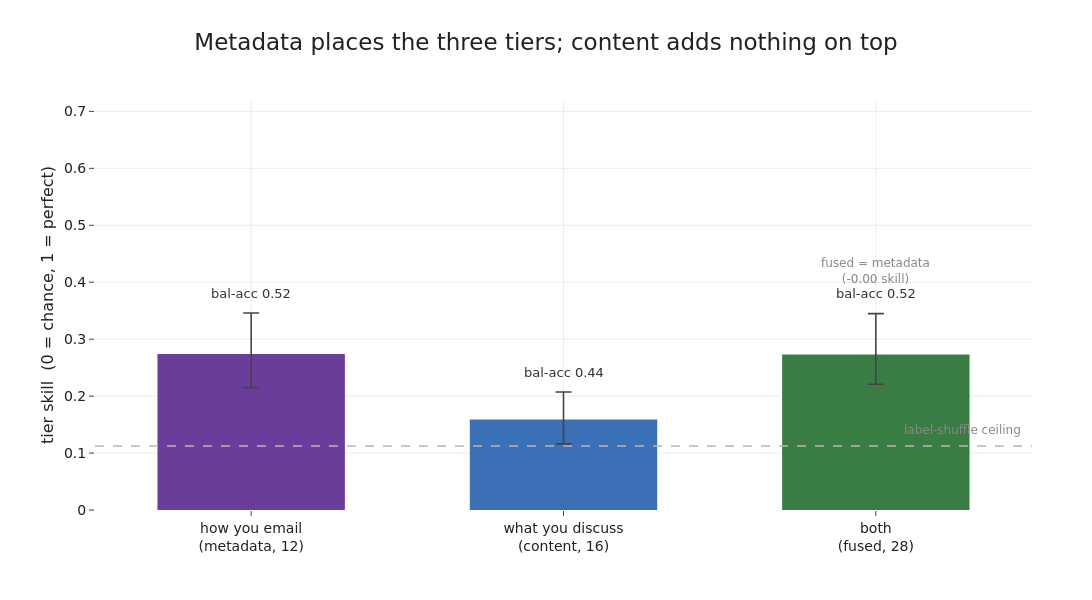

Notebook code cell kept with this figure:
### Markdown cell above
## Placing the tier from each window

Each window runs a multinomial logistic model, scored by balanced accuracy so each tier counts equally, and put on a tier-skill scale where zero is chance and one is perfect. Forty repeated cross-validation splits give the spread, and shuffling the tier labels gives the dashed floor.

### Code cell
# ===== Experiment 1: collapse the 7 rungs to 3 tiers =====
TIER_X = {1: 0, 2: 1, 3: 1, 4: 2, 5: 2, 6: 2, 7: 2}   # workers / management / executives (MD..CEO)
TIER_Y = {1: 0, 2: 1, 3: 1, 4: 1, 5: 2, 6: 2, 7: 2}   # alt: MD read as management
def tiers(m): return np.array([m[int(r)] for r in y_rank])
yX, yY = tiers(TIER_X), tiers(TIER_Y)
TIER_NAMES = ["workers", "management", "executives"]
print("grouping X sizes", np.bincount(yX), "| grouping Y sizes", np.bincount(yY))

def oof_tier(X, y, rs):
    clf = make_pipeline(StandardScaler(), LogisticRegression(max_iter=5000, class_weight="balanced"))
    p = cross_val_predict(clf, X, y, cv=StratifiedKFold(10, shuffle=True, random_state=rs))
    return balanced_accuracy_score(y, p), f1_score(y, p, average="macro")

R = 40
CHANCE = 1 / 3
def skill(ba): return (np.asarray(ba) - CHANCE) / (1 - CHANCE)
res = {}
for k, X in blocks.items():
    arr = np.array([oof_tier(X, yX, r) for r in range(R)])
    res[k] = dict(ba=arr[:, 0], f1=arr[:, 1])
for k in order3:
    print(f"{k:9s} bal-acc {res[k]['ba'].mean():.3f}  macroF1 {res[k]['f1'].mean():.3f}  "
          f"tier-skill {skill(res[k]['ba']).mean():.3f}")
baY = np.array([oof_tier(Xf, yY, r)[0] for r in range(R)])
print(f"grouping Y fused bal-acc {baY.mean():.3f}  (X fused {res['fused']['ba'].mean():.3f})")

# permutation null on the fused model: shuffle tier labels
rng = np.random.default_rng(0)
NP = 200
null = np.array([oof_tier(Xf, rng.permutation(yX), 0)[0] for _ in range(NP)])
null95 = float(np.percentile(null, 95))
print(f"label-shuffle null bal-acc: mean {null.mean():.3f}  95th {null95:.3f}")

# fused-minus-metadata increment, fixed fold
dba = res["fused"]["ba"] - res["metadata"]["ba"]
print(f"fused - metadata bal-acc: {dba.mean():+.3f} [{np.percentile(dba,2.5):+.3f},{np.percentile(dba,97.5):+.3f}]")

# ---- g1: tier skill of the three blocks ----
def stat(arr):
    m = arr.mean(); return m, np.percentile(arr, 97.5) - m, m - np.percentile(arr, 2.5)
fig = go.Figure()
ms = [stat(skill(res[k]["ba"])) for k in order3]
fig.add_trace(go.Bar(x=[LBL[k] for k in order3], y=[m[0] for m in ms],
    marker_color=[COL3[k] for k in order3], width=0.6,
    error_y=dict(type="data", symmetric=False, array=[m[1] for m in ms], arrayminus=[m[2] for m in ms],
                 color="#444", thickness=1.6, width=8), showlegend=False))
for k, m in zip(order3, ms):
    fig.add_annotation(x=LBL[k], y=m[0] + m[1] + 0.035,
        text=f"bal-acc {res[k]['ba'].mean():.2f}", showarrow=False, font=dict(size=13, color="#333"))
fig.add_hline(y=skill(null95), line=dict(color=GREY, dash="dash", width=1.6))
fig.add_annotation(xref="paper", x=0.99, xanchor="right", y=skill(null95) + 0.028,
    text="label-shuffle ceiling", showarrow=False, font=dict(size=12, color="#888"))
fig.add_annotation(x=LBL["fused"], y=stat(skill(res["fused"]["ba"]))[0] + stat(skill(res["fused"]["ba"]))[1] + 0.075,
    text=f"fused = metadata<br>({2*dba.mean():+.02f} skill)", showarrow=False, font=dict(size=12, color="#888"))
fig.update_yaxes(title_text="tier skill  (0 = chance, 1 = perfect)", range=[0, 0.72])
fig.update_layout(title="Metadata places the three tiers; content adds nothing on top",
    bargap=0.34)
save_fig(fig, "g1_tier_skill.png", w=1200, h=600, margin=dict(l=95, r=60, t=100, b=90))

### Figure 1 — Plotly figure (JSON) as saved in the notebook; plotly's stock layout.template omitted (floating-point values rounded to 4 significant figures)
{"data": [{"error_y": {"array": [0.07191, 0.04856, 0.07172], "arrayminus": [0.05923, 0.0426, 0.05234], "color": "#444", "symmetric": false, "thickness": 1.6, "type": "data", "width": 8}, "marker": {"color": ["#6a3d9a", "#3b6fb6", "#3a7d44"]}, "showlegend": false, "type": "bar", "width": 0.6, "x": ["how you email<br>(metadata, 12)", "what you discuss<br>(content, 16)", "both<br>(fused, 28)"], "y": [0.2741, 0.1587, 0.2731]}], "layout": {"annotations": [{"font": {"color": "#333", "size": 13}, "showarrow": false, "text": "bal-acc 0.52", "x": "how you email<br>(metadata, 12)", "y": 0.381}, {"font": {"color": "#333", "size": 13}, "showarrow": false, "text": "bal-acc 0.44", "x": "what you discuss<br>(content, 16)", "y": 0.2423}, {"font": {"color": "#333", "size": 13}, "showarrow": false, "text": "bal-acc 0.52", "x": "both<br>(fused, 28)", "y": 0.3799}, {"font": {"color": "#888", "size": 12}, "showarrow": false, "text": "label-shuffle ceiling", "x": 0.99, "xanchor": "right", "xref": "paper", "y": 0.1403}, {"font": {"color": "#888", "size": 12}, "showarrow": false, "text": "fused = metadata<br>(-0.00 skill)", "x": "both<br>(fused, 28)", "y": 0.4199}], "bargap": 0.34, "height": 600, "margin": {"b": 90, "l": 95, "r": 60, "t": 100}, "shapes": [{"line": {"color": "#b8b8b8", "dash": "dash", "width": 1.6}, "type": "line", "x0": 0, "x1": 1, "xref": "x domain", "y0": 0.1123, "y1": 0.1123, "yref": "y"}], "title": {"text": "Metadata places the three tiers; content adds nothing on top"}, "width": 1200, "yaxis": {"range": [0, 0.72], "title": {"text": "tier skill  (0 = chance, 1 = perfect)"}}}}
